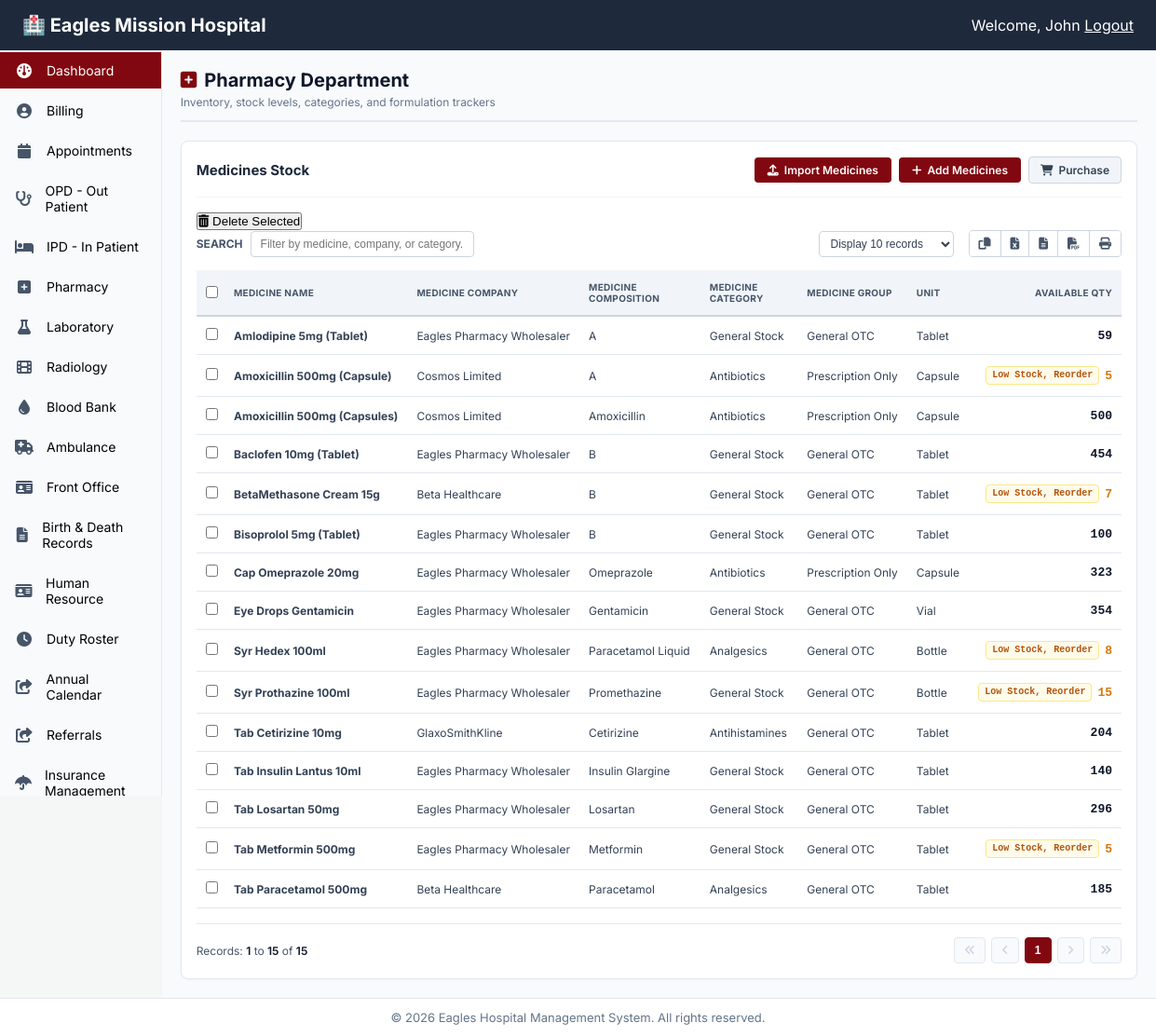
Page /pharmacy/medicines/ (signed in) on the committed database.
### pharmacy/models.py (models this page shows, shortened)
class Stock(models.Model):
    item_name = models.CharField(max_length=200, unique=True, db_index=True) # e.g., "Amoxicillin 500mg"
    generic_name = models.CharField(max_length=200, blank=True, null=True)
    batch_number = models.CharField(max_length=100, blank=True, null=True)
    quantity_in_stock = models.PositiveIntegerField(default=0)
    reorder_level = models.PositiveIntegerField(default=10, help_text="Alert threshold to restock item")
    buying_price = models.DecimalField(max_digits=10, decimal_places=2, help_text="Cost price per unit")
    selling_price = models.DecimalField(max_digits=10, decimal_places=2, help_text="Retail billing charge per unit")
    expiry_date = models.DateField(db_index=True)
    created_at = models.DateTimeField(auto_now_add=True)
    updated_at = models.DateTimeField(auto_now=True)
    @property
    def needs_restock(self):
        return self.quantity_in_stock <= self.reorder_level
    @property
    def is_out_of_stock(self):
        return self.quantity_in_stock <= 0
    @property
    def company_name(self):
        name_lower = self.item_name.lower()
        if "beta" in name_lower or "paracetamol" in name_lower:
            return "Beta Healthcare"
        elif "cosmos" in name_lower or "amoxicillin" in name_lower:
            return "Cosmos Limited"
        elif "gsk" in name_lower or "cetirizine" in name_lower or "glaxo" in name_lower:
            return "GlaxoSmithKline"
        return "Eagles Pharmacy Wholesaler"
    @property
    def category(self):
        name_lower = self.item_name.lower()
        if "amox" in name_lower or "cap" in name_lower:
            return "Antibiotics"
        elif "para" in name_lower or "hedex" in name_lower:
            return "Analgesics"
        elif "cetirizine" in name_lower:
            return "Antihistamines"
        return "General Stock"
    @property
    def group(self):
        if self.category == "Antibiotics":
            return "Prescription Only"
        return "General OTC"
    @property
    def unit_type(self):
        name_lower = self.item_name.lower()
        if "syr" in name_lower or "susp" in name_lower or "liquid" in name_lower:
            return "Bottle"
        elif "cap" in name_lower:
            return "Capsule"
        elif "drops" in name_lower:
            return "Vial"
        return "Tablet"

### pharmacy/views.py (the view)
# urls.py: path('medicines/', views.pharmacy_medicines_view, name='pharmacymedicines'),
@login_required
def pharmacy_medicines_view(request):
    medicines = Stock.objects.all().order_by('item_name')
    return render(request, 'pharmacy/pharmacymedicines.html', {'medicines': medicines})

### pharmacy/templates/pharmacy/pharmacymedicines.html (shortened to what this page needs)
{% extends "base.html" %}
{% block content %}
<div class="pharmacy-container-layout">
  <div class="pharmacy-panel-header">
    <div class="panel-title-group">
      <h1><i class="fa fa-plus-square"></i> Pharmacy Department</h1>
      <p class="panel-subtitle">Inventory, stock levels, categories, and formulation trackers</p>
    </div>
  </div>
  <div class="pharmacy-billing-section">
    <div class="ledger-action-row">
      <h2>Medicines Stock</h2>
      <div class="ledger-btn-group">
        <a href="{% url 'pharmacy:importmedicines' %}" class="btn-hms-primary">
          <i class="fa fa-upload"></i> Import Medicines
        </a>
        <a href="{% url 'pharmacy:addmedicine' %}" class="btn-hms-primary">
          <i class="fa fa-plus"></i> Add Medicines
        </a>
        <a href="{% url 'pharmacy:purchasemedicines' %}" class="btn-hms-secondary">
          <i class="fa fa-shopping-cart"></i> Purchase
        </a>
      </div>
    </div>
    <div class="bulk-actions-toolbar">
      <button type="button" id="deleteSelectedBtn" class="btn-hms-danger" title="Permanently drop selected ledger data rows">
        <i class="fa fa-trash-o"></i> Delete Selected
      </button>
    </div>
    <div class="ledger-utility-row">
      <div class="search-wrapper-block">
        <label for="ledgerSearch">Search</label>
        <input type="text" id="ledgerSearch" class="search-input-field" placeholder="Filter by medicine, company, or category...">
      </div>
      <div class="export-pagination-group">
        <select class="entries-dropdown-select" aria-label="Records display pagination configuration">
          <option value="10">Display 10 records</option>
        </select>
        <div class="export-icon-buttons-container">
          <button type="button" class="btn-export-icon" title="Copy Table Data"><i class="fa fa-copy"></i></button>
          <button type="button" class="btn-export-icon" title="Export to Excel"><i class="fa fa-file-excel-o"></i></button>
          <button type="button" class="btn-export-icon" title="Export to CSV"><i class="fa fa-file-text-o"></i></button>
          <button type="button" class="btn-export-icon" title="Export to PDF"><i class="fa fa-file-pdf-o"></i></button>
          <button type="button" class="btn-export-icon" title="Print Table"><i class="fa fa-print"></i></button>
        </div>
      </div>
    </div>
    <div class="table-fixed-container">
      <table class="hms-table hms-billing-log-table">
        <thead>
          <tr>
            <th><input type="checkbox" id="selectAllLedgers"></th>
            <th>Medicine Name</th>
            <th>Medicine Company</th>
            <th>Medicine Composition</th>
            <th>Medicine Category</th>
            <th>Medicine Group</th>
            <th>Unit</th>
            <th class="text-right">Available Qty</th>
          </tr>
        </thead>
        <tbody>
          {% for medicine in medicines %}
          <tr>
            <td class="checkbox-fit-cell"><input type="checkbox" class="ledger-checkbox" value="MED-{{ medicine.id }}"></td>
            <td><strong>{{ medicine.item_name }}</strong></td>
            <td>{{ medicine.company_name }}</td>
            <td>{{ medicine.generic_name|default:"—" }}</td>
            <td>{{ medicine.category }}</td>
            <td>{{ medicine.group }}</td>
            <td>{{ medicine.unit_type }}</td>
            <td class="text-right qty-bold balance-cell">
              <div class="stock-level-display">
                {% if medicine.is_out_of_stock %}
                  <span class="badge-status-alert status-reorder-critical">Out of Stock, Reorder</span>
                  <span class="qty-count-zero">0</span>
                {% elif medicine.needs_restock %}
                  <span class="badge-status-alert status-reorder">Low Stock, Reorder</span>
                  <span class="qty-count-warning">{{ medicine.quantity_in_stock }}</span>
                {% else %}
                  <span class="qty-count-optimal">{{ medicine.quantity_in_stock }}</span>
                {% endif %}
              </div>
            </td>
          </tr>
          {% empty %}
          <tr>
            <td colspan="8" class="empty-table-placeholder">
              No medicine inventory stock logs located in the database room sheets.
            </td>
          </tr>
          {% endfor %}
        </tbody>
      </table>
    </div>
    <div class="ledger-pagination-row">
      <div class="pagination-counter-info">
        Records: <strong>1</strong> to <strong>{{ medicines.count }}</strong> of <strong>{{ medicines.count }}</strong>
      </div>
      <div class="pagination-nav-controls">
        <button type="button" class="btn-page-nav" title="First Page" disabled><i class="fa fa-angle-double-left"></i></button>
        <button type="button" class="btn-page-nav" title="Previous Page" disabled><i class="fa fa-angle-left"></i></button>
        <div class="page-numeric-links">
          <button type="button" class="btn-page-num active-page">1</button>
        </div>
        <button type="button" class="btn-page-nav" title="Next Page" disabled><i class="fa fa-angle-right"></i></button>
        <button type="button" class="btn-page-nav" title="Last Page" disabled><i class="fa fa-angle-double-right"></i></button>
      </div>
    </div>
  </div>
</div>
{% endblock %}

### templates/base.html (shortened to what this page needs)
{% load static %}
<!DOCTYPE html>
<html lang="en">
<head>
    <link rel="stylesheet" href="https://cdnjs.cloudflare.com/ajax/libs/font-awesome/4.7.0/css/font-awesome.min.css">
    <link rel="stylesheet" href="https://cdnjs.cloudflare.com/ajax/libs/font-awesome/6.4.0/css/all.min.css">
    <link rel="stylesheet" href="{% static 'css/styles.css' %}">
</head>
<body>
    <div class="grid">
        <div class="header">
            <div class="logo">
                <a href="" style="color: white; text-decoration: none; font-size: 20px; font-weight: bold;">🏥 Eagles Mission Hospital</a>
            </div>
            {% if request.user.is_authenticated %}
                <div class="user-info">
                    <span>Welcome, {{ request.user.first_name|default:request.user.username }}</span>
                    <a href="{% url 'accounts:logout' %}" style="color: white;">Logout</a>
                </div>
            {% endif %}
        </div>
        {% include "sidebar.html" %}
        <main class="content">
            {% block content %}
            {% endblock %}
        </main>
        <div class="footer">
            &copy; {% now "Y" %} Eagles Hospital Management System. All rights reserved.
        </div>
    </div>
</body>
</html>

### rows in the picture
Stock: item_name "Amlodipine 5mg (Tablet)", company_name "Eagles Pharmacy Wholesaler", generic_name "A", category "General Stock", group "General OTC", unit_type "Tablet", quantity_in_stock "59"
Stock: item_name "Amoxicillin 500mg (Capsule)", company_name "Cosmos Limited", generic_name "A", category "Antibiotics", group "Prescription Only", unit_type "Capsule", quantity_in_stock "5"
Stock: item_name "Amoxicillin 500mg (Capsules)", company_name "Cosmos Limited", generic_name "Amoxicillin", category "Antibiotics", group "Prescription Only", unit_type "Capsule", quantity_in_stock "500"
Stock: item_name "Baclofen 10mg (Tablet)", company_name "Eagles Pharmacy Wholesaler", generic_name "B", category "General Stock", group "General OTC", unit_type "Tablet", quantity_in_stock "454"
Stock: item_name "BetaMethasone Cream 15g", company_name "Beta Healthcare", generic_name "B", category "General Stock", group "General OTC", unit_type "Tablet", quantity_in_stock "7"
Stock: item_name "Bisoprolol 5mg (Tablet)", company_name "Eagles Pharmacy Wholesaler", generic_name "B", category "General Stock", group "General OTC", unit_type "Tablet", quantity_in_stock "100"
Stock: item_name "Cap Omeprazole 20mg", company_name "Eagles Pharmacy Wholesaler", generic_name "Omeprazole", category "Antibiotics", group "Prescription Only", unit_type "Capsule", quantity_in_stock "323"
Stock: item_name "Eye Drops Gentamicin", company_name "Eagles Pharmacy Wholesaler", generic_name "Gentamicin", category "General Stock", group "General OTC", unit_type "Vial", quantity_in_stock "354"
Stock: item_name "Syr Hedex 100ml", company_name "Eagles Pharmacy Wholesaler", generic_name "Paracetamol Liquid", category "Analgesics", group "General OTC", unit_type "Bottle", quantity_in_stock "8"
Stock: item_name "Syr Prothazine 100ml", company_name "Eagles Pharmacy Wholesaler", generic_name "Promethazine", category "General Stock", group "General OTC", unit_type "Bottle", quantity_in_stock "15"
Stock: item_name "Tab Cetirizine 10mg", company_name "GlaxoSmithKline", generic_name "Cetirizine", category "Antihistamines", group "General OTC", unit_type "Tablet", quantity_in_stock "204"
Stock: item_name "Tab Insulin Lantus 10ml", company_name "Eagles Pharmacy Wholesaler", generic_name "Insulin Glargine", category "General Stock", group "General OTC", unit_type "Tablet", quantity_in_stock "140"
Stock: item_name "Tab Losartan 50mg", company_name "Eagles Pharmacy Wholesaler", generic_name "Losartan", category "General Stock", group "General OTC", unit_type "Tablet", quantity_in_stock "296"
Stock: item_name "Tab Metformin 500mg", company_name "Eagles Pharmacy Wholesaler", generic_name "Metformin", category "General Stock", group "General OTC", unit_type "Tablet", quantity_in_stock "5"
Stock: item_name "Tab Paracetamol 500mg", company_name "Beta Healthcare", generic_name "Paracetamol", category "Analgesics", group "General OTC", unit_type "Tablet", quantity_in_stock "185"

### other values in the picture
{{ request.user.first_name|default:request.user.username }} "John"
{{ medicines.count }} "15"
